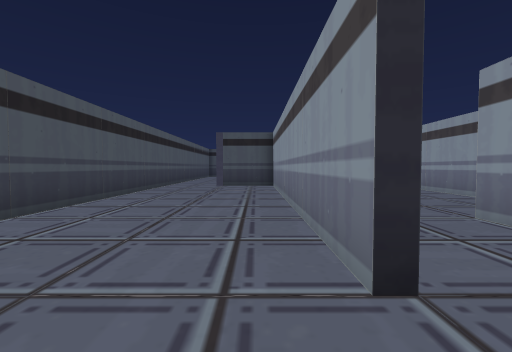
[1] (above)

20 first-person views from a walk through a Unity game level. The camera is 1.4 m above the floor, tilts 2° down and sees 90° across. The floor is counted in squares, 2 m on a side. Each view is taken from the middle of a square. On the plan, view 1 faces up. The plan holds only what a view shows up to about 9 squares ahead; the rest is blank. The place goes on beyond the plan. The player character is not drawn.

[2]
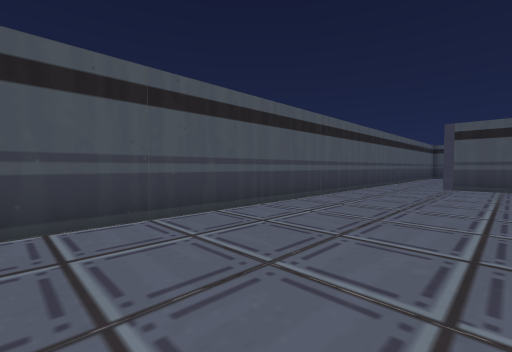

[3]
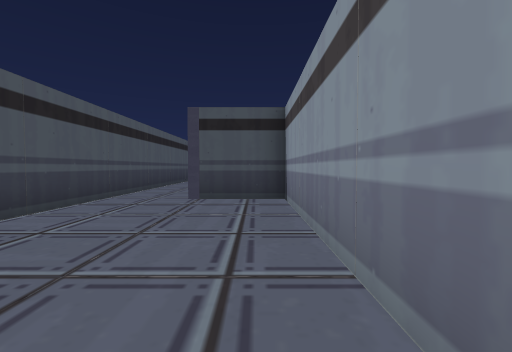

[4]
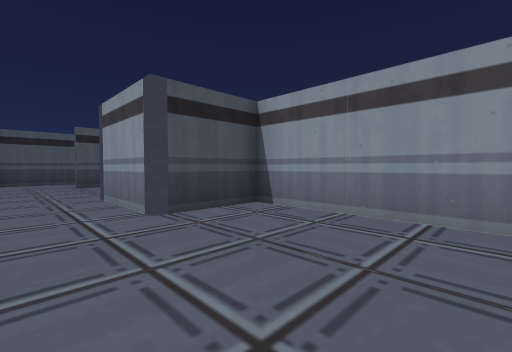

[5]
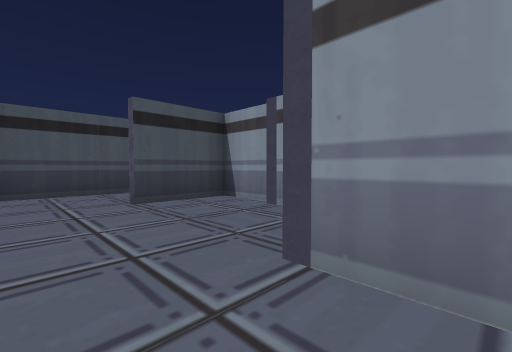

[6]
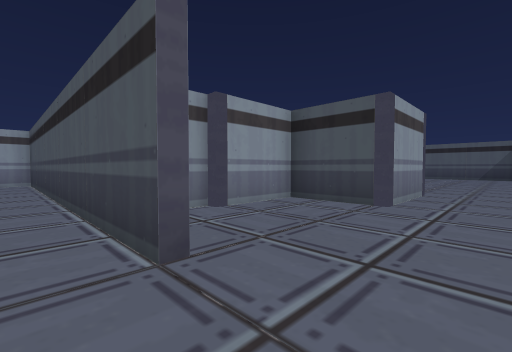

[7]
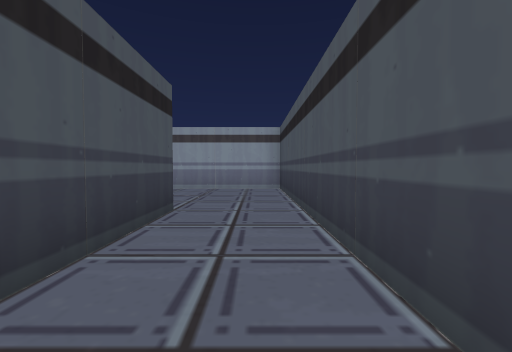

[8]
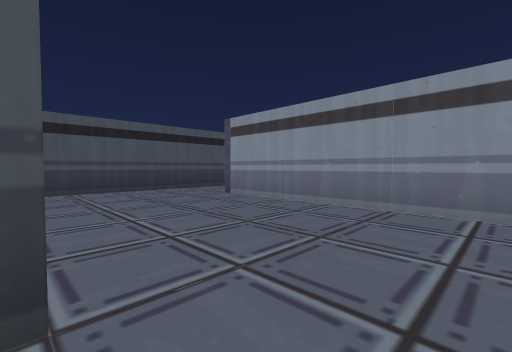

[9]
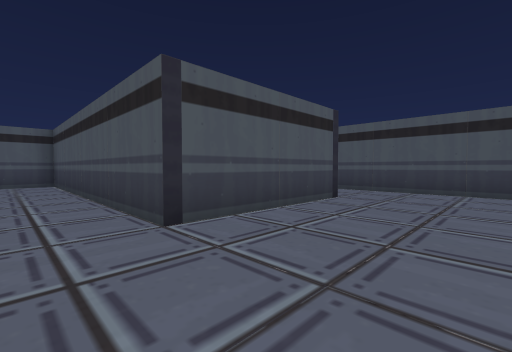

[10]
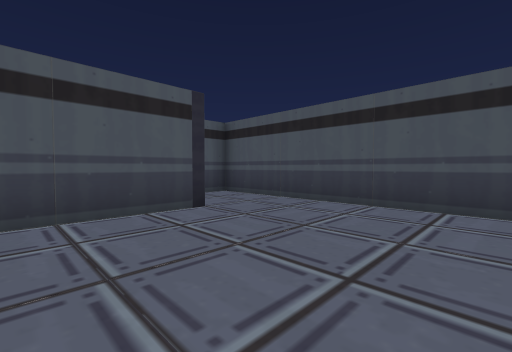

[11]
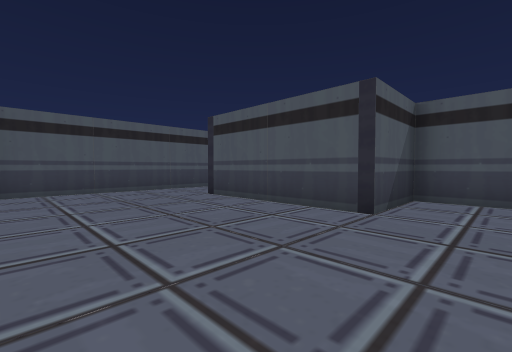

[12]
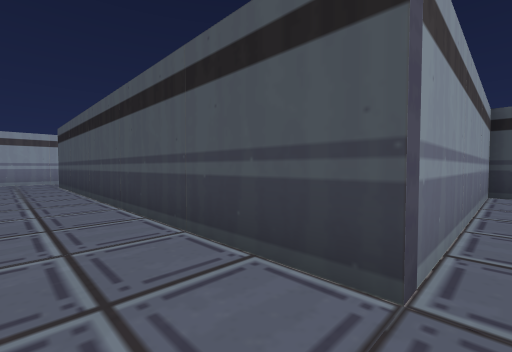

[13]
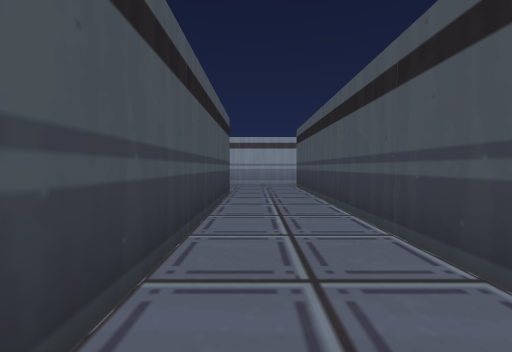

[14]
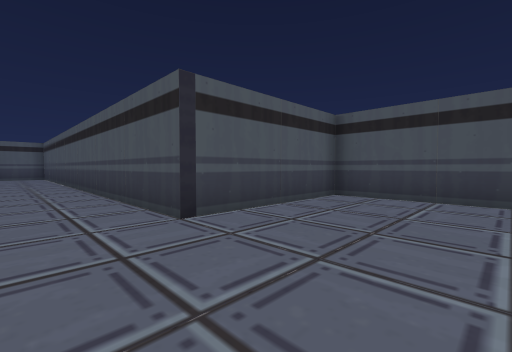

[15]
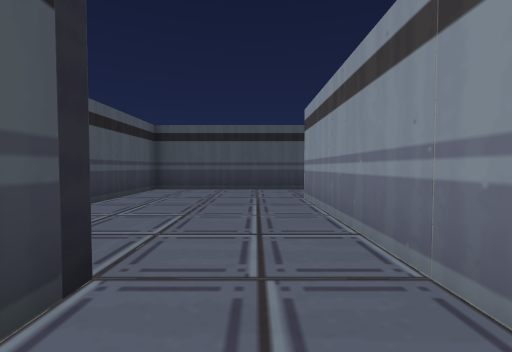

[16]
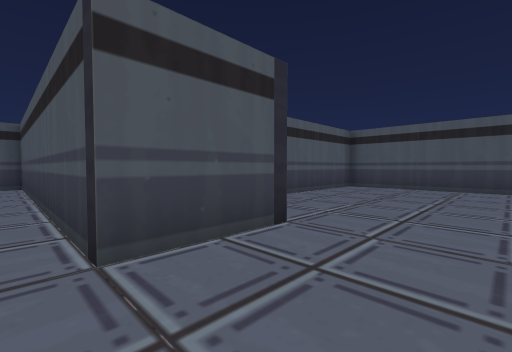

[17]
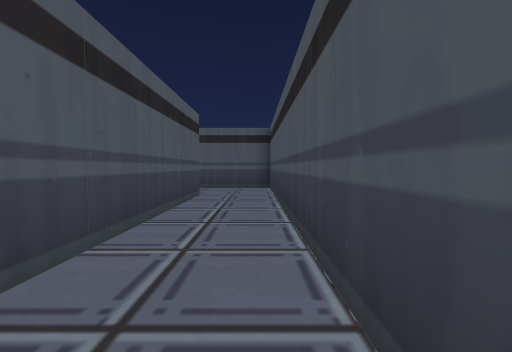

[18]
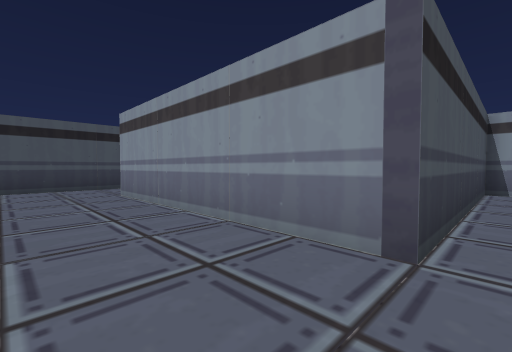

[19]
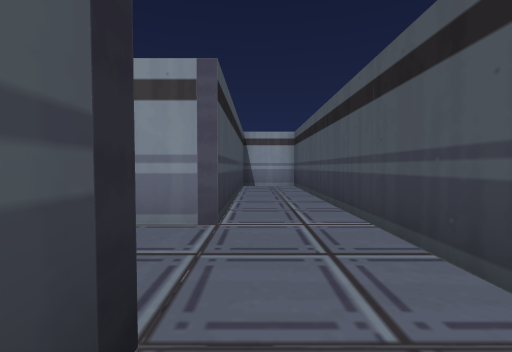

[20]
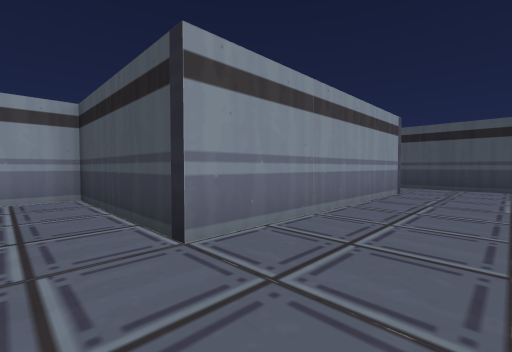

### Floor plan
Ten units are one square. View 1 is at (0, 0); x grows to the right and y downward. Boxes are objects, and circles mark ways between rooms. Rooms are numbered by the first view taken in them; rooms with no view inside come last. Other rooms are left out.
<svg viewBox="-39 -294 319 300">
<path fill="none" stroke="#000" d="M-34 -130 -34 1M6 -12 6 -96 -15 -96 -15 -122 6 -122 6 -144M9 -143 9 -160 -12 -160M85 -247 30 -247 30 -226 51 -226 51 -183 -34 -183 -34 -170M-12 -162 94 -162 94 -226M221 -224 221 -268 263 -268 263 -281M229 -289 179 -289 179 -247 85 -247M94 -226 200 -226M200 -226 200 -205 115 -205 115 -181M136 -186 275 -186M275 -205 221 -205 221 -224"/>
<circle cx="-25" cy="-160" r="3" fill="#2a7"/>
<circle cx="95" cy="-235" r="3" fill="#2a7"/>
<circle cx="210" cy="-215" r="3" fill="#2a7"/>
<text x="-20" y="-70">1</text>
<text x="60" y="-200">2</text>
<text x="180" y="-250">3</text>
<text x="190" y="-200">4</text>
</svg>
Room 1 opens to room 2. Room 2 opens to room 3. Room 3 opens to room 4.

Where each view was taken, in squares from view 1:
view 1: 0 up, 0 right, facing up
view 2: 0 up, 0 right, facing up-left
view 3: 4 up, 0 right, facing up
view 4: 6 up, 3 left, facing up-right
view 5: 11 up, 3 left, facing up-right
view 6: 17 up, 3 left, facing down-right
view 7: 17 up, 1 right, facing right
view 8: 17 up, 5 right, facing up-right
view 9: 17 up, 8 right, facing up-left
view 10: 20 up, 9 right, facing up-left
view 11: 24 up, 9 right, facing down-left
view 12: 24 up, 9 right, facing down-right
view 13: 24 up, 11 right, facing right
view 14: 23 up, 21 right, facing up-left
view 15: 21 up, 21 right, facing up
view 16: 20 up, 22 right, facing up-left
view 17: 20 up, 20 right, facing left
view 18: 20 up, 20 right, facing up-right
view 19: 20 up, 19 right, facing right
view 20: 28 up, 20 right, facing down-right
